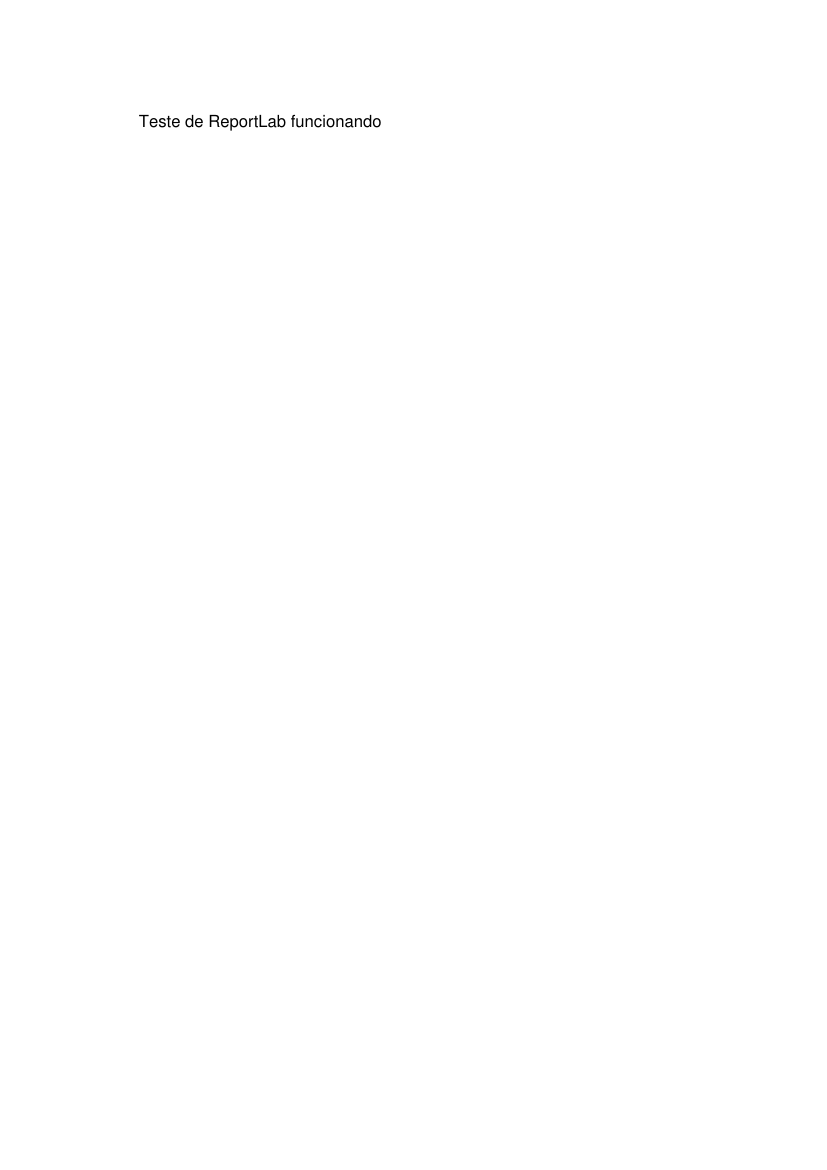

The script that saved this image:
from reportlab.pdfgen import canvas
from reportlab.lib.pagesizes import A4

c = canvas.Canvas("teste.pdf", pagesize=A4)
c.drawString(100, 750, "Teste de ReportLab funcionando")
c.save()
